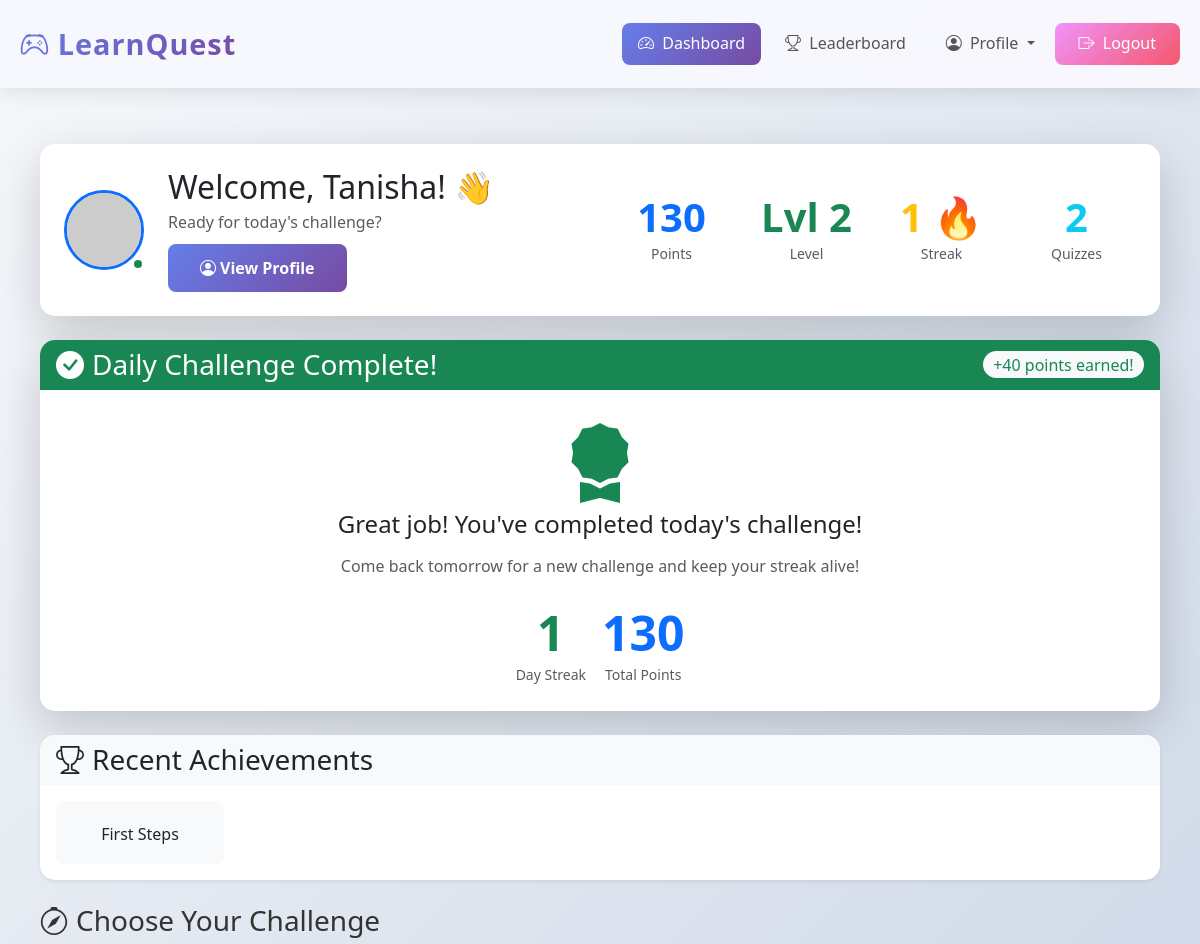
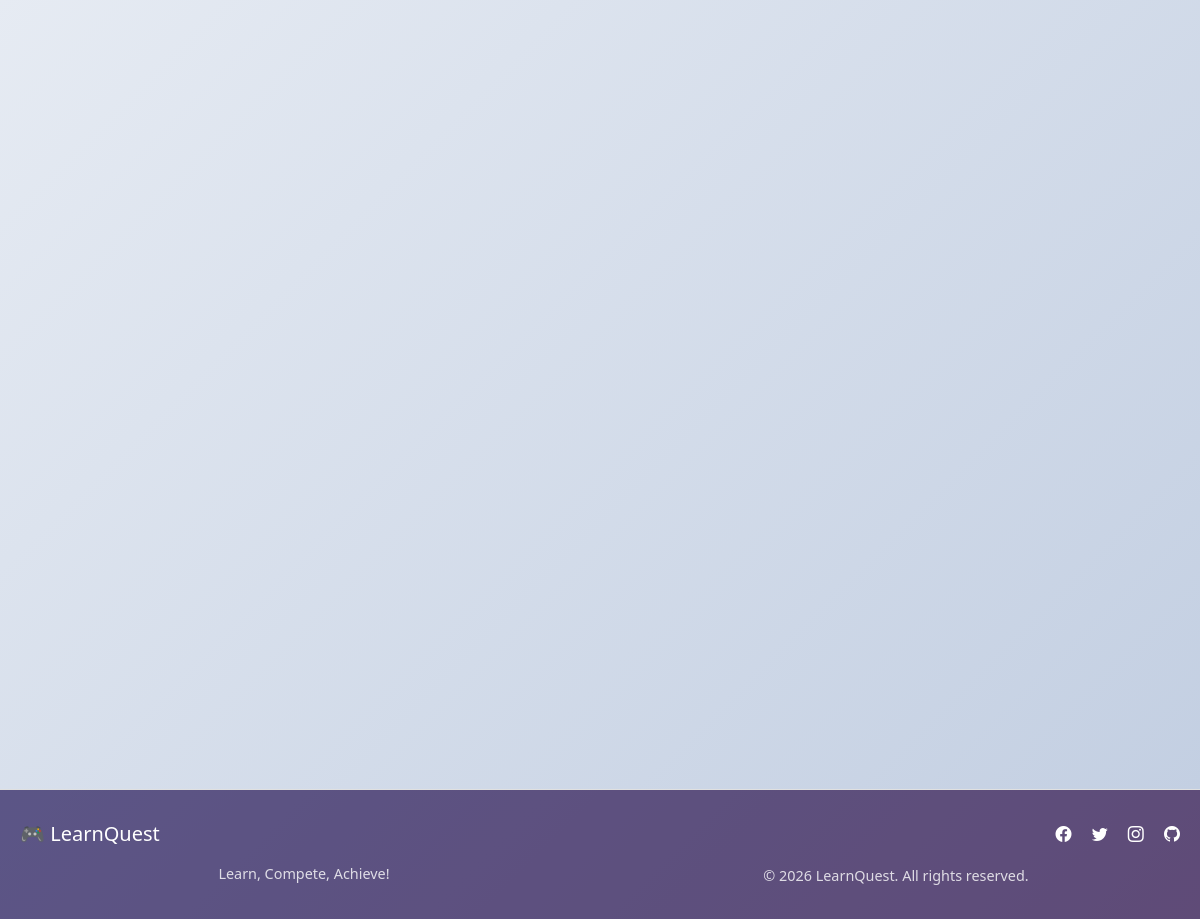
/dashboard (signed in), run on the app's committed database (2 pictures, top to bottom).
### tables this page shows
CREATE TABLE users (
        id INTEGER PRIMARY KEY AUTOINCREMENT,
        username TEXT UNIQUE NOT NULL,
        password TEXT NOT NULL,
        points INTEGER DEFAULT 0,
        level INTEGER DEFAULT 1,
        badges TEXT DEFAULT '',
        streak INTEGER DEFAULT 0,
        last_quiz_date TEXT,
        total_quizzes INTEGER DEFAULT 0,
        best_streak INTEGER DEFAULT 0,
        avatar TEXT DEFAULT '🎓',
        created_at TIMESTAMP DEFAULT CURRENT_TIMESTAMP
    );

CREATE TABLE daily_challenges (
        id INTEGER PRIMARY KEY AUTOINCREMENT,
        date TEXT UNIQUE,
        subject TEXT,
        difficulty TEXT,
        bonus_points INTEGER
    );

CREATE TABLE achievements (
        id INTEGER PRIMARY KEY AUTOINCREMENT,
        user_id INTEGER,
        achievement_name TEXT,
        achievement_icon TEXT,
        earned_at TIMESTAMP DEFAULT CURRENT_TIMESTAMP,
        FOREIGN KEY (user_id) REFERENCES users(id)
    );

### app.py (the view)
@app.route('/dashboard')
def dashboard():
    if 'user_id' not in session:
        return redirect(url_for('login'))
    conn = get_db()
    user = conn.execute('SELECT * FROM users WHERE id = ?', (session['user_id'],)).fetchone()
    recent_quizzes = conn.execute('SELECT * FROM quizzes WHERE user_id = ? ORDER BY completed_at DESC LIMIT 5',
                                 (session['user_id'],)).fetchall()
    achievements = conn.execute('SELECT * FROM achievements WHERE user_id = ? ORDER BY earned_at DESC LIMIT 6',
                               (session['user_id'],)).fetchall()
    conn.close()
    daily_challenge = get_daily_challenge()
    conn = get_db()
    completed_today = conn.execute('''SELECT COUNT(*) as count FROM challenge_completions cc
                                     JOIN daily_challenges dc ON cc.challenge_id = dc.id
                                     WHERE cc.user_id = ? AND dc.date = ?''',
                                  (session['user_id'], datetime.now().date().isoformat())).fetchone()
    conn.close()
    challenge_completed = completed_today['count'] > 0
    return render_template('dashboard.html', user=user, recent_quizzes=recent_quizzes,
                         achievements=achievements, daily_challenge=daily_challenge,
                         challenge_completed=challenge_completed)

### app.py (called while the page is built, shortened)
def get_db():
    conn = sqlite3.connect('quiz_platform.db')
    conn.row_factory = sqlite3.Row
    return conn

def get_daily_challenge():
    conn = get_db()
    today = datetime.now().date().isoformat()
    challenge = conn.execute('SELECT * FROM daily_challenges WHERE date = ?', (today,)).fetchone()
    conn.close()
    return challenge

### templates/dashboard.html (shortened to what this page needs)
{% extends "base.html" %}
{% block content %}
<div class="container py-4">
    <div class="row mb-4">
        <div class="col-12">
            <div class="card border-0 shadow-lg animate-fade-in-up">
                <div class="card-body p-4">
                    <div class="row align-items-center">
                        <div class="col-md-6 mb-4 mb-md-0">
                            <div class="d-flex align-items-center">
                                <div class="position-relative me-4">
                                    {% if user.avatar %}
                                        <img src="{{ url_for('static', filename='avatars/' + user.avatar) }}"
                                             alt="{{ session.username }}'s avatar"
                                             class="rounded-circle border border-3 border-primary"
                                             style="width: 80px; height: 80px; object-fit: cover;"
                                             onerror="this.src='https://ui-avatars.com/api/?name={{ session.username }}&background=667eea&color=fff&size=80'">
                                    {% else %}
                                        <div class="bg-primary text-white rounded-circle d-flex align-items-center justify-content-center"
                                             style="width: 80px; height: 80px; font-size: 2rem;">
                                            {{ session.username[0]|upper }}
                                        </div>
                                    {% endif %}
                                    <span class="position-absolute bottom-0 end-0 bg-success border border-2 border-white rounded-circle p-1"></span>
                                </div>
                                <div>
                                    <h1 class="h2 mb-1">Welcome, {{ session.username }}! 👋</h1>
                                    <p class="text-muted mb-2">Ready for today's challenge?</p>
                                    <a href="{{ url_for('profile') }}" class="btn btn-outline-primary btn-sm">
                                        <i class="bi bi-person-circle me-1"></i>View Profile
                                    </a>
                                </div>
                            </div>
                        </div>
                        <div class="col-md-6">
                            <div class="row g-3">
                                <div class="col-6 col-sm-3">
                                    <div class="text-center">
                                        <div class="display-6 fw-bold text-primary">{{ user.points }}</div>
                                        <small class="text-muted">Points</small>
                                    </div>
                                </div>
                                <div class="col-6 col-sm-3">
                                    <div class="text-center">
                                        <div class="display-6 fw-bold text-success">Lvl {{ user.level }}</div>
                                        <small class="text-muted">Level</small>
                                    </div>
                                </div>
                                <div class="col-6 col-sm-3">
                                    <div class="text-center">
                                        <div class="display-6 fw-bold text-warning">{{ user.streak }} 🔥</div>
                                        <small class="text-muted">Streak</small>
                                    </div>
                                </div>
                                <div class="col-6 col-sm-3">
                                    <div class="text-center">
                                        <div class="display-6 fw-bold text-info">{{ user.total_quizzes }}</div>
                                        <small class="text-muted">Quizzes</small>
                                    </div>
                                </div>
                            </div>
                        </div>
                    </div>
                </div>
            </div>
        </div>
    </div>
    <div class="row mb-4">
        <div class="col-12">
            {% if not challenge_completed %}
            <div class="card border-0 shadow-lg animate-fade-in-up">
                <div class="card-header bg-gradient-primary text-white d-flex justify-content-between align-items-center">
                    <h3 class="mb-0"><i class="bi bi-star-fill me-2"></i>Daily Challenge</h3>
                    <span class="badge bg-warning text-dark fs-6">+{{ daily_challenge.bonus_points }} bonus points!</span>
                </div>
                <div class="card-body">
                    <div class="row align-items-center">
                        <div class="col-md-8">
                            <h4 class="card-title mb-2">{{ daily_challenge.subject }} Quiz</h4>
                            <p class="card-text mb-3">
                                Complete today's {{ daily_challenge.difficulty|capitalize }} difficulty quiz to earn extra points!
                                Test your knowledge in {{ daily_challenge.subject }} and climb the leaderboard.
                            </p>
                            <div class="d-flex gap-2 mb-3">
                                <span class="badge bg-info">{{ daily_challenge.difficulty|capitalize }}</span>
                                <span class="badge bg-secondary">{{ daily_challenge.questions }} questions</span>
                                <span class="badge bg-success">{{ daily_challenge.time_limit }} min time</span>
                            </div>
                        </div>
                        <div class="col-md-4 text-center text-md-end">
                            <a href="{{ url_for('quiz', subject=daily_challenge.subject, difficulty=daily_challenge.difficulty) }}?daily=true"
                               class="btn btn-warning btn-lg px-4 py-3 fw-bold">
                                <i class="bi bi-trophy me-2"></i>Accept Challenge
                            </a>
                        </div>
                    </div>
                </div>
            </div>
            {% else %}
            <div class="card border-0 shadow-lg animate-fade-in-up border-success">
                <div class="card-header bg-success text-white d-flex justify-content-between align-items-center">
                    <h3 class="mb-0"><i class="bi bi-check-circle-fill me-2"></i>Daily Challenge Complete!</h3>
                    <span class="badge bg-light text-success fs-6">+{{ daily_challenge.bonus_points }} points earned!</span>
                </div>
                <div class="card-body text-center py-4">
                    <i class="bi bi-award-fill display-1 text-success mb-3"></i>
                    <h4 class="card-title mb-3">Great job! You've completed today's challenge!</h4>
                    <p class="card-text text-muted mb-4">
                        Come back tomorrow for a new challenge and keep your streak alive!
                    </p>
                    <div class="d-flex justify-content-center gap-3">
                        <div class="text-center">
                            <div class="display-5 fw-bold text-success">{{ user.streak }}</div>
                            <small class="text-muted">Day Streak</small>
                        </div>
                        <div class="text-center">
                            <div class="display-5 fw-bold text-primary">{{ user.points }}</div>
                            <small class="text-muted">Total Points</small>
                        </div>
                    </div>
                </div>
            </div>
            {% endif %}
        </div>
    </div>
    {% if achievements %}
    <div class="row mb-4">
        <div class="col-12">
            <div class="card border-0 shadow-sm animate-fade-in-up">
                <div class="card-header bg-light">
                    <h3 class="mb-0"><i class="bi bi-trophy me-2"></i>Recent Achievements</h3>
                </div>
                <div class="card-body">
                    <div class="row row-cols-2 row-cols-md-4 row-cols-lg-6 g-3">
                        {% for ach in achievements %}
                        <div class="col">
                            <div class="text-center p-3 bg-light rounded-3 hover-shadow">
                                <h6 class="mb-1">{{ ach.achievement_name }}</h6>
                            </div>
                        </div>
                        {% endfor %}
                    </div>
                </div>
            </div>
        </div>
    </div>
    {% endif %}
    <div class="row mb-4">
        <div class="col-12">
            <div class="d-flex justify-content-between align-items-center mb-3">
                <h2 class="h3 mb-0"><i class="bi bi-compass me-2"></i>Choose Your Challenge</h2>
            </div>
        </div>
    </div>
    <div class="row g-4 mb-5">
        <div class="col-md-6 col-lg-4">
        </div>
        <div class="col-md-6 col-lg-4">
        </div>
        <div class="col-md-6 col-lg-4">
        </div>
    </div>
    {% if recent_quizzes %}
    <div class="row">
        <div class="col-12">
        </div>
    </div>
    {% endif %}
</div>
{% endblock %}

### static/style.css (style rules this page uses)
* { margin: 0; padding: 0; box-sizing: border-box; }
body { font-family: 'Segoe UI', Tahoma, Geneva, Verdana, sans-serif; line-height: 1.6; color: #333; background: linear-gradient(135deg, #667eea 0%, #764ba2 100%); min-height: 100vh; }
.container { max-width: 1200px; margin: 0 auto; padding: 0 20px; }
.btn { display: inline-block; padding: 0.75rem 2rem; background: linear-gradient(135deg, #667eea 0%, #764ba2 100%); color: white; border: none; border-radius: 8px; font-size: 1rem; font-weight: 600; cursor: pointer; transition: all 0.3s ease; text-decoration: none; text-align: center; }
.badge { display: inline-block; padding: 0.25rem 0.75rem; border-radius: 20px; font-size: 0.8rem; font-weight: 600; margin-left: 0.5rem; }

### templates/base.html (style rules this page uses)
:root { --primary-gradient: linear-gradient(135deg, #667eea 0%, #764ba2 100%); --primary-color: #667eea; --secondary-color: #764ba2; --success-color: #43e97b; --danger-color: #fa709a; --warning-color: #ffd24d; --info-color: #3b4a575f; --dark-color: #4a4c4f82; --light-color: #f8f9fa; }
.animate-fade-in-up { animation: fadeInUp 0.5s ease-out; }

### templates/dashboard.html (style rules this page uses)
.animate-fade-in-up { animation: fadeInUp 0.6s ease-out; }
.card { border-radius: 15px; overflow: hidden; }
.card-header { border-bottom: none; }
.badge { padding: 0.35em 0.65em; font-weight: 500; }

### data on the page
users: username "Tanisha", points "130", level "2", streak "1", total_quizzes "2"
daily_challenges: bonus_points "40"
achievements: achievement_name "First Steps"
